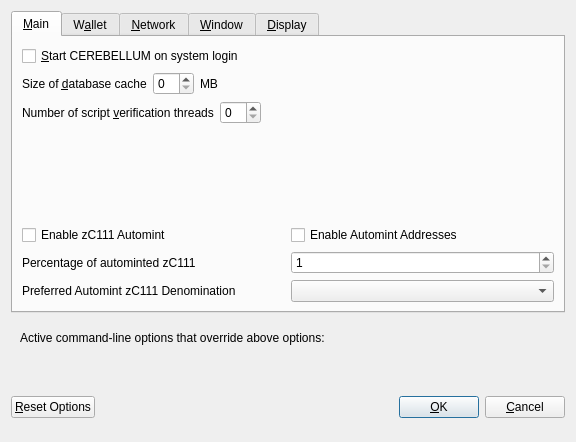
<?xml version="1.0" encoding="UTF-8"?>
<ui version="4.0">
 <class>OptionsDialog</class>
 <widget class="QDialog" name="OptionsDialog">
  <property name="geometry">
   <rect>
    <x>0</x>
    <y>0</y>
    <width>576</width>
    <height>442</height>
   </rect>
  </property>
  <property name="windowTitle">
   <string>Options</string>
  </property>
  <property name="modal">
   <bool>true</bool>
  </property>
  <layout class="QVBoxLayout" name="verticalLayout">
   <item>
    <widget class="QTabWidget" name="tabWidget">
     <property name="currentIndex">
      <number>0</number>
     </property>
     <widget class="QWidget" name="tabMain">
      <attribute name="title">
       <string>&amp;Main</string>
      </attribute>
      <layout class="QVBoxLayout" name="verticalLayout_Main">
       <item>
        <widget class="QCheckBox" name="bitcoinAtStartup">
         <property name="toolTip">
          <string>Automatically start CEREBELLUM after logging in to the system.</string>
         </property>
         <property name="text">
          <string>&amp;Start CEREBELLUM on system login</string>
         </property>
        </widget>
       </item>
       <item>
        <layout class="QHBoxLayout" name="horizontalLayout_2_Main">
         <item>
          <widget class="QLabel" name="databaseCacheLabel">
           <property name="text">
            <string>Size of &amp;database cache</string>
           </property>
           <property name="textFormat">
            <enum>Qt::PlainText</enum>
           </property>
           <property name="buddy">
            <cstring>databaseCache</cstring>
           </property>
          </widget>
         </item>
         <item>
          <widget class="QSpinBox" name="databaseCache"/>
         </item>
         <item>
          <widget class="QLabel" name="databaseCacheUnitLabel">
           <property name="text">
            <string>MB</string>
           </property>
           <property name="textFormat">
            <enum>Qt::PlainText</enum>
           </property>
          </widget>
         </item>
         <item>
          <spacer name="horizontalSpacer_2_Main">
           <property name="orientation">
            <enum>Qt::Horizontal</enum>
           </property>
           <property name="sizeHint" stdset="0">
            <size>
             <width>40</width>
             <height>20</height>
            </size>
           </property>
          </spacer>
         </item>
        </layout>
       </item>
       <item>
        <layout class="QHBoxLayout" name="horizontalLayout_3_Main">
         <item>
          <widget class="QLabel" name="threadsScriptVerifLabel">
           <property name="text">
            <string>Number of script &amp;verification threads</string>
           </property>
           <property name="textFormat">
            <enum>Qt::PlainText</enum>
           </property>
           <property name="buddy">
            <cstring>threadsScriptVerif</cstring>
           </property>
          </widget>
         </item>
         <item>
          <widget class="QSpinBox" name="threadsScriptVerif">
           <property name="toolTip">
            <string>(0 = auto, &lt;0 = leave that many cores free)</string>
           </property>
          </widget>
         </item>
         <item>
          <spacer name="horizontalSpacer_3_Main">
           <property name="orientation">
            <enum>Qt::Horizontal</enum>
           </property>
           <property name="sizeHint" stdset="0">
            <size>
             <width>40</width>
             <height>20</height>
            </size>
           </property>
          </spacer>
         </item>
        </layout>
       </item>
       <item>
        <spacer name="verticalSpacer_2">
         <property name="orientation">
          <enum>Qt::Vertical</enum>
         </property>
         <property name="sizeHint" stdset="0">
          <size>
           <width>20</width>
           <height>40</height>
          </size>
         </property>
        </spacer>
       </item>
       <item>
        <widget class="QWidget" name="verticalZc111OptionsWidget" native="true">
         <layout class="QVBoxLayout" name="verticalZc111OptionsLayout">
          <property name="margin">
           <number>0</number>
          </property>
          <item>
           <layout class="QHBoxLayout" name="horizontalAutomintingLayout">
            <item>
             <widget class="QCheckBox" name="checkBoxZeromintEnable">
              <property name="toolTip">
               <string>Enable automatic minting of cerebellum units to zC111</string>
              </property>
              <property name="layoutDirection">
               <enum>Qt::LeftToRight</enum>
              </property>
              <property name="text">
               <string>Enable zC111 Automint</string>
              </property>
             </widget>
            </item>
            <item>
             <widget class="QCheckBox" name="checkBoxZeromintAddresses">
              <property name="toolTip">
               <string>Enable automatic zC111 minting from specific addresses</string>
              </property>
              <property name="layoutDirection">
               <enum>Qt::LeftToRight</enum>
              </property>
              <property name="text">
               <string>Enable Automint Addresses</string>
              </property>
             </widget>
            </item>
           </layout>
          </item>
          <item>
           <layout class="QHBoxLayout" name="horizontalZmintPercentageLayout">
            <item>
             <widget class="QLabel" name="percentage_label">
              <property name="toolTip">
               <string>Percentage of incoming cerebellum which get automatically converted to zC111 via Zerocoin Protocol (min: 10%)</string>
              </property>
              <property name="text">
               <string>Percentage of autominted zC111</string>
              </property>
             </widget>
            </item>
            <item>
             <widget class="QSpinBox" name="zeromintPercentage">
              <property name="minimum">
               <number>1</number>
              </property>
              <property name="maximum">
               <number>100</number>
              </property>
             </widget>
            </item>
           </layout>
          </item>
          <item>
           <layout class="QHBoxLayout" name="horizontalLayout" stretch="0,0">
            <property name="sizeConstraint">
             <enum>QLayout::SetFixedSize</enum>
            </property>
            <item>
             <widget class="QLabel" name="labelPreferredDenom">
              <property name="maximumSize">
               <size>
                <width>16777215</width>
                <height>16777215</height>
               </size>
              </property>
              <property name="toolTip">
               <string>Wait with automatic conversion to Zerocoin until enough cerebellum for this denomination is available</string>
              </property>
              <property name="text">
               <string>Preferred Automint zC111 Denomination</string>
              </property>
             </widget>
            </item>
            <item>
             <widget class="QComboBox" name="preferredDenom">
              <property name="maximumSize">
               <size>
                <width>16777215</width>
                <height>27</height>
               </size>
              </property>
              <property name="toolTip">
               <string>Wait with automatic conversion to Zerocoin until enough cerebellum for this denomination is available</string>
              </property>
              <property name="maxVisibleItems">
               <number>9</number>
              </property>
              <property name="maxCount">
               <number>9</number>
              </property>
             </widget>
            </item>
           </layout>
          </item>
         </layout>
        </widget>
       </item>
      </layout>
     </widget>
     <widget class="QWidget" name="tabWallet">
      <attribute name="title">
       <string>W&amp;allet</string>
      </attribute>
      <layout class="QVBoxLayout" name="verticalLayout_Wallet">
       <item>
        <layout class="QHBoxLayout" name="horizontalLayout_2_Wallet">
         <item>
          <widget class="QLabel" name="labelStakeSplitThresholdText">
           <property name="text">
            <string>Stake split threshold:</string>
           </property>
          </widget>
         </item>
         <item>
          <widget class="QSpinBox" name="spinBoxStakeSplitThreshold">
           <property name="minimum">
            <number>1</number>
           </property>
           <property name="maximum">
            <number>999999</number>
           </property>
          </widget>
         </item>
        </layout>
       </item>
       <item>
        <widget class="QGroupBox" name="groupBox">
         <property name="title">
          <string>Expert</string>
         </property>
         <layout class="QVBoxLayout" name="verticalLayout_2">
          <item>
           <widget class="QCheckBox" name="coinControlFeatures">
            <property name="toolTip">
             <string>Whether to show coin control features or not.</string>
            </property>
            <property name="text">
             <string>Enable coin &amp;control features</string>
            </property>
           </widget>
          </item>
          <item>
           <widget class="QCheckBox" name="showMasternodesTab">
            <property name="toolTip">
             <string>Show additional tab listing all your masternodes in first sub-tab&lt;br/&gt;and all masternodes on the network in second sub-tab.</string>
            </property>
            <property name="text">
             <string>Show Masternodes Tab</string>
            </property>
           </widget>
          </item>
          <item>
           <widget class="QCheckBox" name="spendZeroConfChange">
            <property name="toolTip">
             <string>If you disable the spending of unconfirmed change, the change from a transaction&lt;br/&gt;cannot be used until that transaction has at least one confirmation.&lt;br/&gt;This also affects how your balance is computed.</string>
            </property>
            <property name="text">
             <string>&amp;Spend unconfirmed change</string>
            </property>
           </widget>
          </item>
         </layout>
        </widget>
       </item>
       <item>
        <spacer name="verticalSpacer_Wallet">
         <property name="orientation">
          <enum>Qt::Vertical</enum>
         </property>
         <property name="sizeHint" stdset="0">
          <size>
           <width>20</width>
           <height>40</height>
          </size>
         </property>
        </spacer>
       </item>
      </layout>
     </widget>
     <widget class="QWidget" name="tabNetwork">
      <attribute name="title">
       <string>&amp;Network</string>
      </attribute>
      <layout class="QVBoxLayout" name="verticalLayout_Network">
       <item>
        <widget class="QCheckBox" name="mapPortUpnp">
         <property name="toolTip">
          <string>Automatically open the CEREBELLUM client port on the router. This only works when your router supports UPnP and it is enabled.</string>
         </property>
         <property name="text">
          <string>Map port using &amp;UPnP</string>
         </property>
        </widget>
       </item>
       <item>
        <widget class="QCheckBox" name="allowIncoming">
         <property name="toolTip">
          <string>Accept connections from outside</string>
         </property>
         <property name="text">
          <string>Allow incoming connections</string>
         </property>
        </widget>
       </item>
       <item>
        <widget class="QCheckBox" name="connectSocks">
         <property name="toolTip">
          <string>Connect to the CEREBELLUM network through a SOCKS5 proxy.</string>
         </property>
         <property name="text">
          <string>&amp;Connect through SOCKS5 proxy (default proxy):</string>
         </property>
        </widget>
       </item>
       <item>
        <layout class="QHBoxLayout" name="horizontalLayout_1_Network">
         <item>
          <widget class="QLabel" name="proxyIpLabel">
           <property name="text">
            <string>Proxy &amp;IP:</string>
           </property>
           <property name="textFormat">
            <enum>Qt::PlainText</enum>
           </property>
           <property name="buddy">
            <cstring>proxyIp</cstring>
           </property>
          </widget>
         </item>
         <item>
          <widget class="QValidatedLineEdit" name="proxyIp">
           <property name="minimumSize">
            <size>
             <width>140</width>
             <height>0</height>
            </size>
           </property>
           <property name="maximumSize">
            <size>
             <width>140</width>
             <height>16777215</height>
            </size>
           </property>
           <property name="toolTip">
            <string>IP address of the proxy (e.g. IPv4: 127.0.0.1 / IPv6: ::1)</string>
           </property>
          </widget>
         </item>
         <item>
          <widget class="QLabel" name="proxyPortLabel">
           <property name="text">
            <string>&amp;Port:</string>
           </property>
           <property name="textFormat">
            <enum>Qt::PlainText</enum>
           </property>
           <property name="buddy">
            <cstring>proxyPort</cstring>
           </property>
          </widget>
         </item>
         <item>
          <widget class="QLineEdit" name="proxyPort">
           <property name="minimumSize">
            <size>
             <width>55</width>
             <height>0</height>
            </size>
           </property>
           <property name="maximumSize">
            <size>
             <width>55</width>
             <height>16777215</height>
            </size>
           </property>
           <property name="toolTip">
            <string>Port of the proxy (e.g. 9050)</string>
           </property>
          </widget>
         </item>
         <item>
          <spacer name="horizontalSpacer_1_Network">
           <property name="orientation">
            <enum>Qt::Horizontal</enum>
           </property>
           <property name="sizeHint" stdset="0">
            <size>
             <width>40</width>
             <height>20</height>
            </size>
           </property>
          </spacer>
         </item>
        </layout>
       </item>
       <item>
        <spacer name="verticalSpacer_Network">
         <property name="orientation">
          <enum>Qt::Vertical</enum>
         </property>
         <property name="sizeHint" stdset="0">
          <size>
           <width>20</width>
           <height>40</height>
          </size>
         </property>
        </spacer>
       </item>
      </layout>
     </widget>
     <widget class="QWidget" name="tabWindow">
      <attribute name="title">
       <string>&amp;Window</string>
      </attribute>
      <layout class="QVBoxLayout" name="verticalLayout_Window">
       <item>
        <widget class="QCheckBox" name="minimizeToTray">
         <property name="toolTip">
          <string>Show only a tray icon after minimizing the window.</string>
         </property>
         <property name="text">
          <string>&amp;Minimize to the tray instead of the taskbar</string>
         </property>
        </widget>
       </item>
       <item>
        <widget class="QCheckBox" name="minimizeOnClose">
         <property name="toolTip">
          <string>Minimize instead of exit the application when the window is closed. When this option is enabled, the application will be closed only after selecting Quit in the menu.</string>
         </property>
         <property name="text">
          <string>M&amp;inimize on close</string>
         </property>
        </widget>
       </item>
       <item>
        <spacer name="verticalSpacer_Window">
         <property name="orientation">
          <enum>Qt::Vertical</enum>
         </property>
         <property name="sizeHint" stdset="0">
          <size>
           <width>20</width>
           <height>40</height>
          </size>
         </property>
        </spacer>
       </item>
      </layout>
     </widget>
     <widget class="QWidget" name="tabDisplay">
      <attribute name="title">
       <string>&amp;Display</string>
      </attribute>
      <layout class="QVBoxLayout" name="verticalLayout_Display">
       <item>
        <layout class="QHBoxLayout" name="horizontalLayout_1_Display">
         <item>
          <widget class="QLabel" name="langLabel">
           <property name="text">
            <string>User Interface &amp;language:</string>
           </property>
           <property name="textFormat">
            <enum>Qt::PlainText</enum>
           </property>
           <property name="buddy">
            <cstring>lang</cstring>
           </property>
          </widget>
         </item>
         <item>
          <widget class="QValueComboBox" name="lang">
           <property name="toolTip">
            <string>The user interface language can be set here. This setting will take effect after restarting CEREBELLUM.</string>
           </property>
          </widget>
         </item>
        </layout>
       </item>
       <item>
        <widget class="QLabel" name="label_3">
         <property name="toolTip">
          <string notr="true"/>
         </property>
         <property name="statusTip">
          <string notr="true"/>
         </property>
         <property name="whatsThis">
          <string notr="true"/>
         </property>
         <property name="accessibleName">
          <string notr="true"/>
         </property>
         <property name="text">
          <string>Language missing or translation incomplete? Help contributing translations here:
https://www.transifex.com/cerebellum-project/cerebellum-project-translations</string>
         </property>
         <property name="wordWrap">
          <bool>true</bool>
         </property>
         <property name="openExternalLinks">
          <bool>true</bool>
         </property>
         <property name="textInteractionFlags">
          <set>Qt::TextBrowserInteraction</set>
         </property>
        </widget>
       </item>
       <item>
        <layout class="QHBoxLayout" name="horizontalLayout_2_Display" stretch="0,0">
         <item>
          <widget class="QLabel" name="themeLabel">
           <property name="text">
            <string>User Interface Theme:</string>
           </property>
          </widget>
         </item>
         <item>
          <widget class="QValueComboBox" name="theme"/>
         </item>
        </layout>
       </item>
       <item>
        <widget class="QWidget" name="verticalZc111DisplayWidget" native="true">
         <layout class="QVBoxLayout" name="verticalZc111DisplayLayout">
          <property name="margin">
           <number>0</number>
          </property>
          <item>
           <widget class="Line" name="line">
            <property name="orientation">
             <enum>Qt::Horizontal</enum>
            </property>
           </widget>
          </item>
          <item>
           <layout class="QHBoxLayout" name="horizontalLayout_3_Display">
            <item>
             <widget class="QLabel" name="unitLabel">
              <property name="text">
               <string>Unit to show amounts in:</string>
              </property>
              <property name="textFormat">
               <enum>Qt::PlainText</enum>
              </property>
             </widget>
            </item>
            <item>
             <widget class="QValueComboBox" name="unit">
              <property name="toolTip">
               <string>Choose the default subdivision unit to show in the interface and when sending coins.</string>
              </property>
             </widget>
            </item>
           </layout>
          </item>
          <item>
           <layout class="QHBoxLayout" name="horizontalLayout_4_Display">
            <item>
             <widget class="QLabel" name="digitsLabel">
              <property name="text">
               <string>Decimal digits</string>
              </property>
             </widget>
            </item>
            <item>
             <widget class="QValueComboBox" name="digits"/>
            </item>
           </layout>
          </item>
          <item>
           <layout class="QHBoxLayout" name="horizontalLayout_5_Display">
            <item>
             <widget class="QCheckBox" name="checkBoxHideZeroBalances">
              <property name="toolTip">
               <string>Hide empty balances</string>
              </property>
              <property name="layoutDirection">
               <enum>Qt::LeftToRight</enum>
              </property>
              <property name="text">
               <string>Hide empty balances</string>
              </property>
             </widget>
            </item>
            <item>
             <widget class="QCheckBox" name="checkBoxHideOrphans">
              <property name="toolTip">
               <string>Hide orphan stakes in transaction lists</string>
              </property>
              <property name="text">
               <string>Hide orphan stakes</string>
              </property>
             </widget>
            </item>
            <item>
             <spacer name="horizontalSpacer">
              <property name="orientation">
               <enum>Qt::Horizontal</enum>
              </property>
              <property name="sizeHint" stdset="0">
               <size>
                <width>40</width>
                <height>20</height>
               </size>
              </property>
             </spacer>
            </item>
           </layout>
          </item>
          <item>
           <layout class="QHBoxLayout" name="horizontalLayout_6_Display">
            <item>
             <widget class="QLabel" name="thirdPartyTxUrlsLabel">
              <property name="toolTip">
               <string>Third party URLs (e.g. a block explorer) that appear in the transactions tab as context menu items. %s in the URL is replaced by transaction hash. Multiple URLs are separated by vertical bar |.</string>
              </property>
              <property name="text">
               <string>Third party transaction URLs</string>
              </property>
             </widget>
            </item>
            <item>
             <widget class="QLineEdit" name="thirdPartyTxUrls">
              <property name="toolTip">
               <string>Third party URLs (e.g. a block explorer) that appear in the transactions tab as context menu items. %s in the URL is replaced by transaction hash. Multiple URLs are separated by vertical bar |.</string>
              </property>
             </widget>
            </item>
           </layout>
          </item>
         </layout>
        </widget>
       </item>
       <item>
        <spacer name="verticalSpacer">
         <property name="orientation">
          <enum>Qt::Vertical</enum>
         </property>
         <property name="sizeHint" stdset="0">
          <size>
           <width>20</width>
           <height>40</height>
          </size>
         </property>
        </spacer>
       </item>
      </layout>
     </widget>
    </widget>
   </item>
   <item>
    <widget class="QFrame" name="frame">
     <layout class="QVBoxLayout" name="verticalLayout_Bottom">
      <item>
       <layout class="QHBoxLayout" name="horizontalLayout_Bottom">
        <item>
         <widget class="QLabel" name="overriddenByCommandLineInfoLabel">
          <property name="text">
           <string>Active command-line options that override above options:</string>
          </property>
          <property name="textFormat">
           <enum>Qt::PlainText</enum>
          </property>
         </widget>
        </item>
        <item>
         <spacer name="horizontalSpacer_Bottom">
          <property name="orientation">
           <enum>Qt::Horizontal</enum>
          </property>
          <property name="sizeHint" stdset="0">
           <size>
            <width>40</width>
            <height>20</height>
           </size>
          </property>
         </spacer>
        </item>
       </layout>
      </item>
      <item>
       <widget class="QLabel" name="overriddenByCommandLineLabel">
        <property name="text">
         <string/>
        </property>
        <property name="textFormat">
         <enum>Qt::PlainText</enum>
        </property>
        <property name="wordWrap">
         <bool>true</bool>
        </property>
       </widget>
      </item>
     </layout>
    </widget>
   </item>
   <item>
    <layout class="QHBoxLayout" name="horizontalLayout_Buttons">
     <item>
      <widget class="QPushButton" name="resetButton">
       <property name="toolTip">
        <string>Reset all client options to default.</string>
       </property>
       <property name="text">
        <string>&amp;Reset Options</string>
       </property>
       <property name="autoDefault">
        <bool>false</bool>
       </property>
      </widget>
     </item>
     <item>
      <spacer name="horizontalSpacer_1">
       <property name="orientation">
        <enum>Qt::Horizontal</enum>
       </property>
       <property name="sizeHint" stdset="0">
        <size>
         <width>40</width>
         <height>48</height>
        </size>
       </property>
      </spacer>
     </item>
     <item>
      <widget class="QLabel" name="statusLabel">
       <property name="minimumSize">
        <size>
         <width>200</width>
         <height>0</height>
        </size>
       </property>
       <property name="font">
        <font>
         <weight>75</weight>
         <bold>true</bold>
        </font>
       </property>
       <property name="text">
        <string/>
       </property>
       <property name="textFormat">
        <enum>Qt::PlainText</enum>
       </property>
       <property name="wordWrap">
        <bool>true</bool>
       </property>
      </widget>
     </item>
     <item>
      <spacer name="horizontalSpacer_2">
       <property name="orientation">
        <enum>Qt::Horizontal</enum>
       </property>
       <property name="sizeHint" stdset="0">
        <size>
         <width>40</width>
         <height>48</height>
        </size>
       </property>
      </spacer>
     </item>
     <item>
      <widget class="QPushButton" name="okButton">
       <property name="text">
        <string>&amp;OK</string>
       </property>
       <property name="autoDefault">
        <bool>false</bool>
       </property>
       <property name="default">
        <bool>true</bool>
       </property>
      </widget>
     </item>
     <item>
      <widget class="QPushButton" name="cancelButton">
       <property name="text">
        <string>&amp;Cancel</string>
       </property>
       <property name="autoDefault">
        <bool>false</bool>
       </property>
      </widget>
     </item>
    </layout>
   </item>
  </layout>
 </widget>
 <customwidgets>
  <customwidget>
   <class>QValidatedLineEdit</class>
   <extends>QLineEdit</extends>
   <header>qvalidatedlineedit.h</header>
  </customwidget>
  <customwidget>
   <class>QValueComboBox</class>
   <extends>QComboBox</extends>
   <header>qvaluecombobox.h</header>
  </customwidget>
 </customwidgets>
 <resources/>
 <connections/>
</ui>
